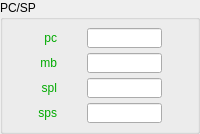
                <widget class="QGroupBox" name="groupBox_2">
                 <property name="sizePolicy">
                  <sizepolicy hsizetype="Maximum" vsizetype="Maximum">
                   <horstretch>0</horstretch>
                   <verstretch>0</verstretch>
                  </sizepolicy>
                 </property>
                 <property name="title">
                  <string>PC/SP</string>
                 </property>
                 <layout class="QGridLayout" name="gridLayout_5">
                  <property name="leftMargin">
                   <number>8</number>
                  </property>
                  <property name="topMargin">
                   <number>8</number>
                  </property>
                  <property name="rightMargin">
                   <number>8</number>
                  </property>
                  <property name="bottomMargin">
                   <number>8</number>
                  </property>
                  <property name="spacing">
                   <number>5</number>
                  </property>
                  <item row="1" column="0">
                   <widget class="QLabel" name="mb">
                    <property name="sizePolicy">
                     <sizepolicy hsizetype="Minimum" vsizetype="Preferred">
                      <horstretch>0</horstretch>
                      <verstretch>0</verstretch>
                     </sizepolicy>
                    </property>
                    <property name="maximumSize">
                     <size>
                      <width>21</width>
                      <height>16777215</height>
                     </size>
                    </property>
                    <property name="palette">
                     <palette>
                      <active>
                       <colorrole role="WindowText">
                        <brush brushstyle="SolidPattern">
                         <color alpha="255">
                          <red>0</red>
                          <green>170</green>
                          <blue>0</blue>
                         </color>
                        </brush>
                       </colorrole>
                      </active>
                      <inactive>
                       <colorrole role="WindowText">
                        <brush brushstyle="SolidPattern">
                         <color alpha="255">
                          <red>0</red>
                          <green>170</green>
                          <blue>0</blue>
                         </color>
                        </brush>
                       </colorrole>
                      </inactive>
                      <disabled>
                       <colorrole role="WindowText">
                        <brush brushstyle="SolidPattern">
                         <color alpha="255">
                          <red>120</red>
                          <green>120</green>
                          <blue>120</blue>
                         </color>
                        </brush>
                       </colorrole>
                      </disabled>
                     </palette>
                    </property>
                    <property name="mouseTracking">
                     <bool>true</bool>
                    </property>
                    <property name="text">
                     <string notr="true">mb</string>
                    </property>
                    <property name="alignment">
                     <set>Qt::AlignRight|Qt::AlignTrailing|Qt::AlignVCenter</set>
                    </property>
                   </widget>
                  </item>
                  <item row="0" column="0">
                   <widget class="QLabel" name="pc">
                    <property name="sizePolicy">
                     <sizepolicy hsizetype="Minimum" vsizetype="Preferred">
                      <horstretch>0</horstretch>
                      <verstretch>0</verstretch>
                     </sizepolicy>
                    </property>
                    <property name="maximumSize">
                     <size>
                      <width>21</width>
                      <height>16777215</height>
                     </size>
                    </property>
                    <property name="palette">
                     <palette>
                      <active>
                       <colorrole role="WindowText">
                        <brush brushstyle="SolidPattern">
                         <color alpha="255">
                          <red>0</red>
                          <green>170</green>
                          <blue>0</blue>
                         </color>
                        </brush>
                       </colorrole>
                      </active>
                      <inactive>
                       <colorrole role="WindowText">
                        <brush brushstyle="SolidPattern">
                         <color alpha="255">
                          <red>0</red>
                          <green>170</green>
                          <blue>0</blue>
                         </color>
                        </brush>
                       </colorrole>
                      </inactive>
                      <disabled>
                       <colorrole role="WindowText">
                        <brush brushstyle="SolidPattern">
                         <color alpha="255">
                          <red>120</red>
                          <green>120</green>
                          <blue>120</blue>
                         </color>
                        </brush>
                       </colorrole>
                      </disabled>
                     </palette>
                    </property>
                    <property name="cursor">
                     <cursorShape>PointingHandCursor</cursorShape>
                    </property>
                    <property name="mouseTracking">
                     <bool>true</bool>
                    </property>
                    <property name="text">
                     <string notr="true">pc</string>
                    </property>
                    <property name="alignment">
                     <set>Qt::AlignRight|Qt::AlignTrailing|Qt::AlignVCenter</set>
                    </property>
                   </widget>
                  </item>
                  <item row="0" column="1">
                   <widget class="QLineEdit" name="pcregView">
                    <property name="sizePolicy">
                     <sizepolicy hsizetype="Preferred" vsizetype="Preferred">
                      <horstretch>0</horstretch>
                      <verstretch>0</verstretch>
                     </sizepolicy>
                    </property>
                    <property name="minimumSize">
                     <size>
                      <width>65</width>
                      <height>20</height>
                     </size>
                    </property>
                    <property name="maximumSize">
                     <size>
                      <width>75</width>
                      <height>20</height>
                     </size>
                    </property>
                    <property name="font">
                     <font>
                      <family>MS Shell Dlg 2</family>
                      <pointsize>9</pointsize>
                     </font>
                    </property>
                    <property name="inputMask">
                     <string notr="true">&gt;HHHHHH</string>
                    </property>
                    <property name="text">
                     <string notr="true"/>
                    </property>
                    <property name="maxLength">
                     <number>6</number>
                    </property>
                    <property name="frame">
                     <bool>true</bool>
                    </property>
                   </widget>
                  </item>
                  <item row="1" column="1">
                   <widget class="QLineEdit" name="mbregView">
                    <property name="sizePolicy">
                     <sizepolicy hsizetype="Preferred" vsizetype="Preferred">
                      <horstretch>0</horstretch>
                      <verstretch>0</verstretch>
                     </sizepolicy>
                    </property>
                    <property name="minimumSize">
                     <size>
                      <width>65</width>
                      <height>20</height>
                     </size>
                    </property>
                    <property name="maximumSize">
                     <size>
                      <width>75</width>
                      <height>20</height>
                     </size>
                    </property>
                    <property name="font">
                     <font>
                      <family>MS Shell Dlg 2</family>
                      <pointsize>9</pointsize>
                     </font>
                    </property>
                    <property name="inputMask">
                     <string notr="true">&gt;HH</string>
                    </property>
                    <property name="text">
                     <string notr="true"/>
                    </property>
                    <property name="maxLength">
                     <number>2</number>
                    </property>
                    <property name="frame">
                     <bool>true</bool>
                    </property>
                   </widget>
                  </item>
                  <item row="2" column="1">
                   <widget class="QLineEdit" name="splregView">
                    <property name="sizePolicy">
                     <sizepolicy hsizetype="Preferred" vsizetype="Preferred">
                      <horstretch>0</horstretch>
                      <verstretch>0</verstretch>
                     </sizepolicy>
                    </property>
                    <property name="minimumSize">
                     <size>
                      <width>65</width>
                      <height>20</height>
                     </size>
                    </property>
                    <property name="maximumSize">
                     <size>
                      <width>75</width>
                      <height>20</height>
                     </size>
                    </property>
                    <property name="font">
                     <font>
                      <family>MS Shell Dlg 2</family>
                      <pointsize>9</pointsize>
                     </font>
                    </property>
                    <property name="inputMask">
                     <string notr="true">&gt;HHHHHH</string>
                    </property>
                    <property name="text">
                     <string notr="true"/>
                    </property>
                    <property name="maxLength">
                     <number>6</number>
                    </property>
                    <property name="frame">
                     <bool>true</bool>
                    </property>
                   </widget>
                  </item>
                  <item row="3" column="1">
                   <widget class="QLineEdit" name="spsregView">
                    <property name="sizePolicy">
                     <sizepolicy hsizetype="Preferred" vsizetype="Preferred">
                      <horstretch>0</horstretch>
                      <verstretch>0</verstretch>
                     </sizepolicy>
                    </property>
                    <property name="minimumSize">
                     <size>
                      <width>65</width>
                      <height>20</height>
                     </size>
                    </property>
                    <property name="maximumSize">
                     <size>
                      <width>75</width>
                      <height>20</height>
                     </size>
                    </property>
                    <property name="font">
                     <font>
                      <family>MS Shell Dlg 2</family>
                      <pointsize>9</pointsize>
                     </font>
                    </property>
                    <property name="inputMask">
                     <string notr="true">&gt;HHHH</string>
                    </property>
                    <property name="text">
                     <string notr="true"/>
                    </property>
                    <property name="maxLength">
                     <number>4</number>
                    </property>
                    <property name="frame">
                     <bool>true</bool>
                    </property>
                   </widget>
                  </item>
                  <item row="2" column="0">
                   <widget class="QLabel" name="spl">
                    <property name="sizePolicy">
                     <sizepolicy hsizetype="Minimum" vsizetype="Preferred">
                      <horstretch>0</horstretch>
                      <verstretch>0</verstretch>
                     </sizepolicy>
                    </property>
                    <property name="maximumSize">
                     <size>
                      <width>21</width>
                      <height>16777215</height>
                     </size>
                    </property>
                    <property name="palette">
                     <palette>
                      <active>
                       <colorrole role="WindowText">
                        <brush brushstyle="SolidPattern">
                         <color alpha="255">
                          <red>0</red>
                          <green>170</green>
                          <blue>0</blue>
                         </color>
                        </brush>
                       </colorrole>
                      </active>
                      <inactive>
                       <colorrole role="WindowText">
                        <brush brushstyle="SolidPattern">
                         <color alpha="255">
                          <red>0</red>
                          <green>170</green>
                          <blue>0</blue>
                         </color>
                        </brush>
                       </colorrole>
                      </inactive>
                      <disabled>
                       <colorrole role="WindowText">
                        <brush brushstyle="SolidPattern">
                         <color alpha="255">
                          <red>120</red>
                          <green>120</green>
                          <blue>120</blue>
                         </color>
                        </brush>
                       </colorrole>
                      </disabled>
                     </palette>
                    </property>
                    <property name="cursor">
                     <cursorShape>PointingHandCursor</cursorShape>
                    </property>
                    <property name="mouseTracking">
                     <bool>true</bool>
                    </property>
                    <property name="text">
                     <string notr="true">spl</string>
                    </property>
                    <property name="alignment">
                     <set>Qt::AlignRight|Qt::AlignTrailing|Qt::AlignVCenter</set>
                    </property>
                   </widget>
                  </item>
                  <item row="3" column="0">
                   <widget class="QLabel" name="sps">
                    <property name="sizePolicy">
                     <sizepolicy hsizetype="Minimum" vsizetype="Preferred">
                      <horstretch>0</horstretch>
                      <verstretch>0</verstretch>
                     </sizepolicy>
                    </property>
                    <property name="maximumSize">
                     <size>
                      <width>21</width>
                      <height>16777215</height>
                     </size>
                    </property>
                    <property name="palette">
                     <palette>
                      <active>
                       <colorrole role="WindowText">
                        <brush brushstyle="SolidPattern">
                         <color alpha="255">
                          <red>0</red>
                          <green>170</green>
                          <blue>0</blue>
                         </color>
                        </brush>
                       </colorrole>
                      </active>
                      <inactive>
                       <colorrole role="WindowText">
                        <brush brushstyle="SolidPattern">
                         <color alpha="255">
                          <red>0</red>
                          <green>170</green>
                          <blue>0</blue>
                         </color>
                        </brush>
                       </colorrole>
                      </inactive>
                      <disabled>
                       <colorrole role="WindowText">
                        <brush brushstyle="SolidPattern">
                         <color alpha="255">
                          <red>120</red>
                          <green>120</green>
                          <blue>120</blue>
                         </color>
                        </brush>
                       </colorrole>
                      </disabled>
                     </palette>
                    </property>
                    <property name="mouseTracking">
                     <bool>true</bool>
                    </property>
                    <property name="text">
                     <string notr="true">sps</string>
                    </property>
                    <property name="alignment">
                     <set>Qt::AlignRight|Qt::AlignTrailing|Qt::AlignVCenter</set>
                    </property>
                   </widget>
                  </item>
                 </layout>
                </widget>
